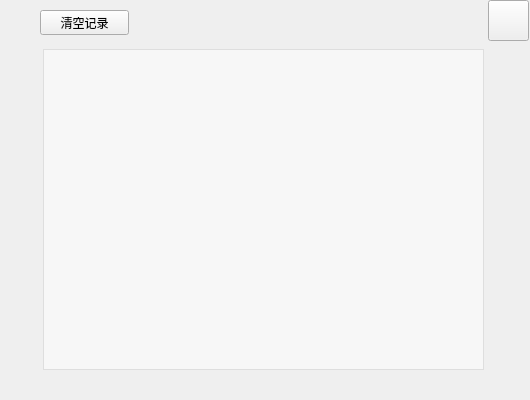
<?xml version="1.0" encoding="UTF-8"?>
<ui version="4.0">
 <class>hisdata</class>
 <widget class="QWidget" name="hisdata">
  <property name="geometry">
   <rect>
    <x>0</x>
    <y>0</y>
    <width>530</width>
    <height>400</height>
   </rect>
  </property>
  <property name="windowTitle">
   <string>Form</string>
  </property>
  <property name="styleSheet">
   <string notr="true">QLabel
{
	border-image: url(:/imager/87424d5b535082fb0a2f26d438d662ac4a48173afed004-6dQ3lq_fw658.webp);
}</string>
  </property>
  <widget class="QLabel" name="label">
   <property name="geometry">
    <rect>
     <x>-10</x>
     <y>0</y>
     <width>550</width>
     <height>400</height>
    </rect>
   </property>
   <property name="minimumSize">
    <size>
     <width>550</width>
     <height>400</height>
    </size>
   </property>
   <property name="text">
    <string/>
   </property>
   <property name="pixmap">
    <pixmap resource="imager.qrc">:/imager/beijin2.png</pixmap>
   </property>
  </widget>
  <widget class="QPushButton" name="pushButton">
   <property name="geometry">
    <rect>
     <x>40</x>
     <y>10</y>
     <width>89</width>
     <height>25</height>
    </rect>
   </property>
   <property name="text">
    <string>清空记录</string>
   </property>
  </widget>
  <widget class="QTextEdit" name="textEdit">
   <property name="geometry">
    <rect>
     <x>43</x>
     <y>49</y>
     <width>441</width>
     <height>321</height>
    </rect>
   </property>
   <property name="styleSheet">
    <string notr="true">#textEdit{
background-color:rgba(255,255,255,0.5)
}
</string>
   </property>
  </widget>
  <widget class="QPushButton" name="pushButton_2">
   <property name="geometry">
    <rect>
     <x>488</x>
     <y>0</y>
     <width>41</width>
     <height>41</height>
    </rect>
   </property>
   <property name="styleSheet">
    <string notr="true">border-image: url(:/imager/close.png);</string>
   </property>
   <property name="text">
    <string/>
   </property>
  </widget>
 </widget>
 <resources>
  <include location="imager.qrc"/>
 </resources>
 <connections/>
</ui>
